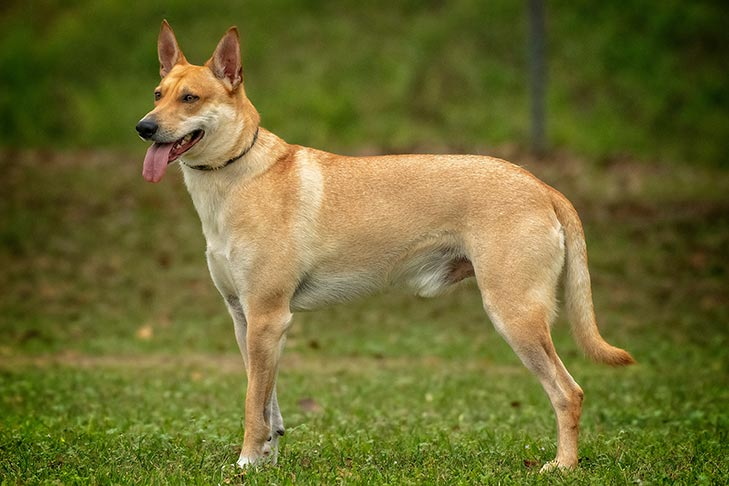
#> input picture test_image5.jpg, 729 x 486 px, found by its file name
$ python Project.py
#> lines starting #> are read from the running program, lines starting #| are printed output that depends on the picture
# -*- coding: utf-8 -*-
"""
Project Manager: Cioată Sebastian
Software Developer: Cioată Sebastian

Last date edited: 13.12.2020
"""

import numpy as np
import cv2
from matplotlib import pyplot as plt


# Set the path to the image
image_location = "/test_image5.jpg"

# Read the image
image = cv2.imread(image_location)
#> image is the input picture: shape (486, 729, 3); mean B, G, R 48.3, 107.2, 109.1

# Display the image
cv2.imshow('Original Image', image)

# Convert the original image to grayscale
gray_image = cv2.cvtColor(image, cv2.COLOR_BGR2GRAY)
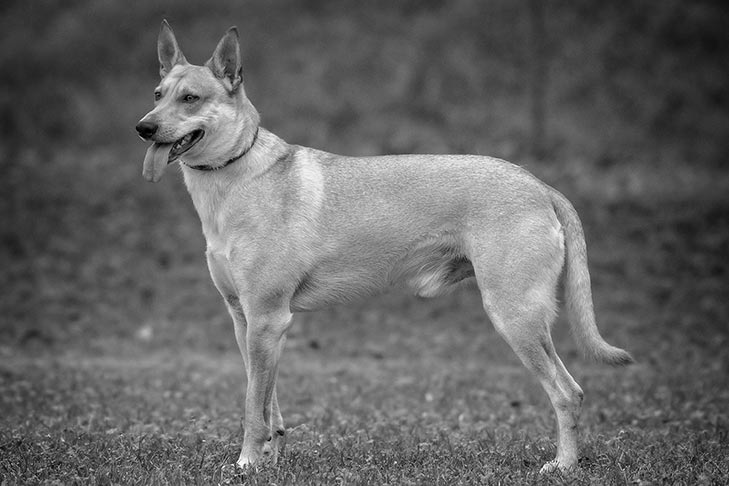
#> gray_image: shape (486, 729); min 0, max 254, mean 101.1

# Display the grayscale image
cv2.imshow('Grayscale Image', gray_image)
cv2.waitKey()
cv2.destroyAllWindows()

# Compute the histogram of the grayscale image
histogram = plt.hist(gray_image.ravel(),256,[0,256])
plt.show()
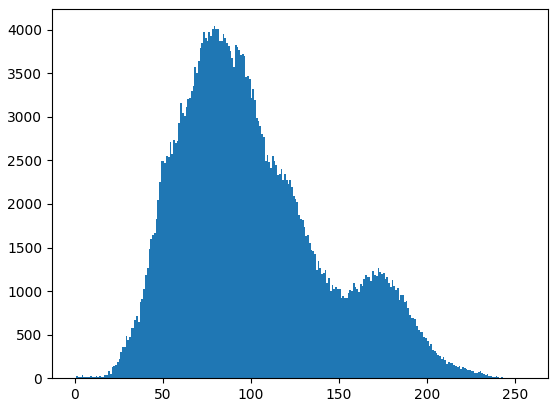
#> figure drawn by matplotlib, 1 panel; tallest bar 4041 high, from x = 79 to 80

# Compute the number of pixels of the grayscale image
pixel_number = gray_image.shape[0] * gray_image.shape[1]
#> pixel_number = 354294
print('Number of pixels:', pixel_number)
#| Number of pixels: 354294

# Compute the mean weight
mean_weight = 1.0/pixel_number
#> mean_weight = 2.82e-06
print('Mean weight:', mean_weight)
#| Mean weight: 2.822514634738381e-06

# Calculate the normalized histogram and the number of bins
his, bins = np.histogram(gray_image, np.array(range(0, 256)))
#> his = 255 values, max 4041 at index 79, min 1 at index 245, mean 1389.4; bins = 256 values from 0 to 255

# Initialize the variables
final_thresh = -1
final_variance = -1

# Iterate through all possible thresholds
for t in bins[1:-1]: # This goes from 1 to 254 uint8 range
    # Compute and update the probabilities
    Wb = np.sum(his[:t]) * mean_weight
    Wf = np.sum(his[t:]) * mean_weight

    # Compute and update the means
    mub = np.mean(his[:t])
    muf = np.mean(his[t:])

    # Compute the maximized inter-class variance
    variance = Wb * Wf * (mub - muf) ** 2

    # Compare current variance with the greatest variance until now
    if variance > final_variance:
        final_thresh = t
        final_variance = variance
#> this loop made 254 passes
#> (Wb, Wf, mub, muf, variance, final_variance) on passes 1 to 12: (1.69e-05, 1, 6, 1394.8, 32.66, 32.66), (7.9e-05, 1, 14, 1400.3, 151.9, 151.9), (0.000121, 1, 14.33, 1405.8, 234.9, 234.9), (0.000169, 1, 15, 1411.3, 330.1, 330.1), (0.000257, 1, 18.2, 1416.8, 502.3, 502.3), (0.000291, 1, 17.17, 1422.5, 574, 574), (0.000339, 1, 17.14, 1428.1, 674.1, 674.1), (0.000392, 1, 17.38, 1433.8, 786.8, 786.8), (0.000437, 1, 17.22, 1439.6, 884.7, 884.7), (0.000494, 1, 17.5, 1445.4, 1006.6, 1006.6), (0.000528, 0.999, 17, 1451.3, 1085.2, 1085.2), (0.000562, 0.999, 16.58, 1457.2, 1165, 1165)
#> (Wb, Wf, mub, muf, variance) on passes 51 to 56: (0.0838, 0.916, 582.1, 1591.2, 78177.9), (0.0908, 0.909, 618.3, 1586.9, 77409.9), (0.098, 0.902, 654.8, 1582.1, 75983.6), (0.105, 0.895, 689.6, 1577.4, 74133.2), (0.113, 0.887, 726.5, 1571.7, 71480.6), (0.12, 0.88, 759.5, 1566.6, 68819.7)
#> after the loop, final_thresh = 124; final_variance = 384851.1

final_img = gray_image.copy()
print('Final threshold:', final_thresh)
#| Final threshold: 124

# Makes all pixels greater than final threshold white
final_img[gray_image > final_thresh] = 255
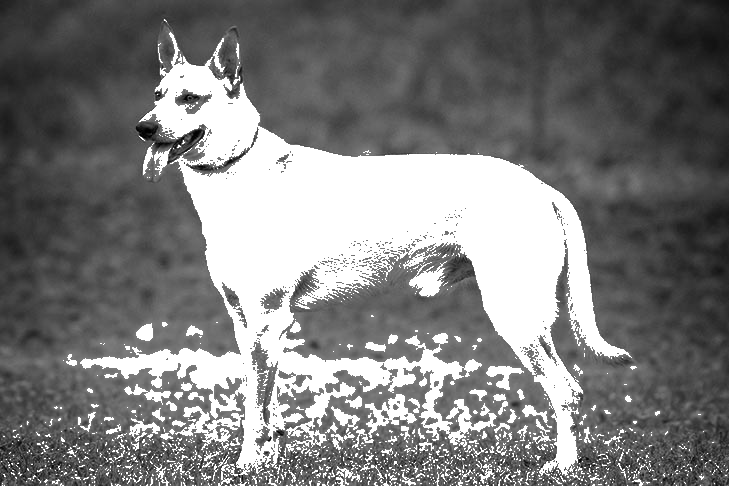
#> final_img: shape (486, 729); min 0, max 255, mean 125

# Makes all pixels smaller than final threshold black
final_img[gray_image < final_thresh] = 0
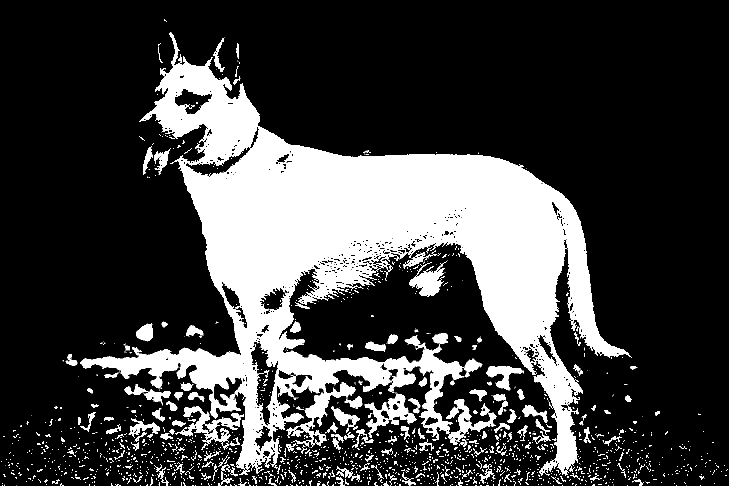
#> final_img: shape (486, 729); min 0, max 255, mean 65.3


cv2.imshow('Final Image', final_img)
cv2.waitKey()
cv2.destroyAllWindows()

$ run again, with test_image1.jpg copied over test_image5.jpg
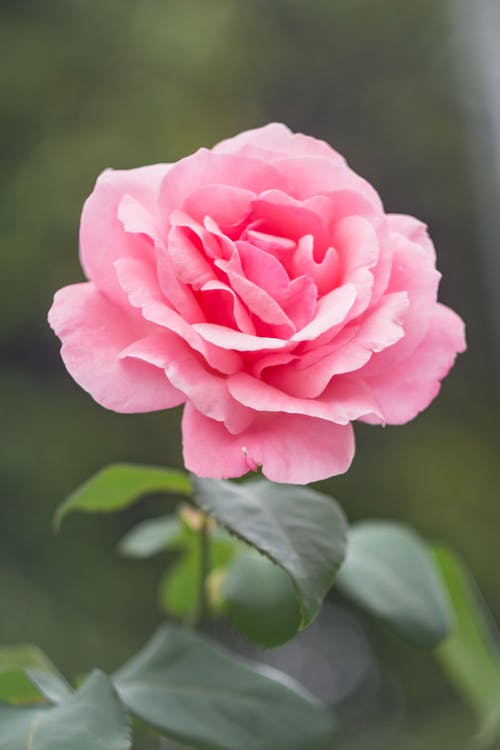
#> input picture test_image1.jpg, 500 x 750 px, found by its file name
#> image is the input picture: shape (750, 500, 3); mean B, G, R 101.7, 108.5, 129.5
#> `plt.show()`:
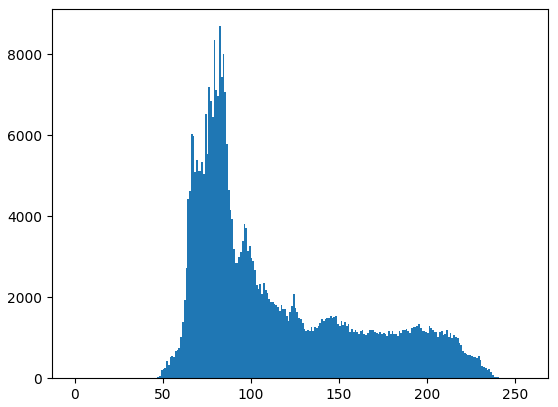
#> figure drawn by matplotlib, 1 panel; tallest bar 8692 high, from x = 82 to 83
#| Number of pixels: 375000
#| Mean weight: 2.666666666666667e-06
#> his = 255 values, max 8692 at index 82, min 0 at index 0, mean 1470.6; bins = 256 values from 0 to 255
#> the loop `for t in bins[1:-1]:` made 254 passes
#> (Wb, Wf, mub, muf, variance, final_variance) on passes 1, 46, 47, 48, 49, 50, 51, 52: (0, 1, 0, 1476.4, 0, 0), (8e-06, 1, 0.0652, 1794.2, 25.75, 25.75), (1.6e-05, 1, 0.128, 1802.9, 52, 52), (6.67e-05, 1, 0.521, 1811.5, 218.6, 218.6), (0.000187, 1, 1.43, 1820, 617.3, 617.3), (0.000709, 0.999, 5.32, 1828, 2354.8, 2354.8), (0.00133, 0.999, 9.75, 1835.8, 4413.4, 4413.4), (0.00198, 0.998, 14.31, 1843.6, 6626.1, 6626.1)
#> after the loop `for t in bins[1:-1]:`: final_thresh = 118; final_variance = 254377.9
#| Final threshold: 118
#> `final_img[gray_image < final_thresh] = 0`:
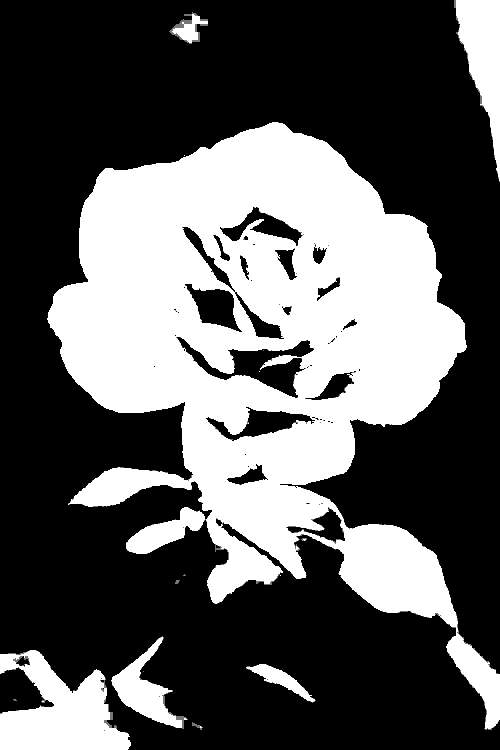
#> final_img: shape (750, 500); min 0, max 255, mean 91.1

$ run again, with test_image2.jpg copied over test_image5.jpg
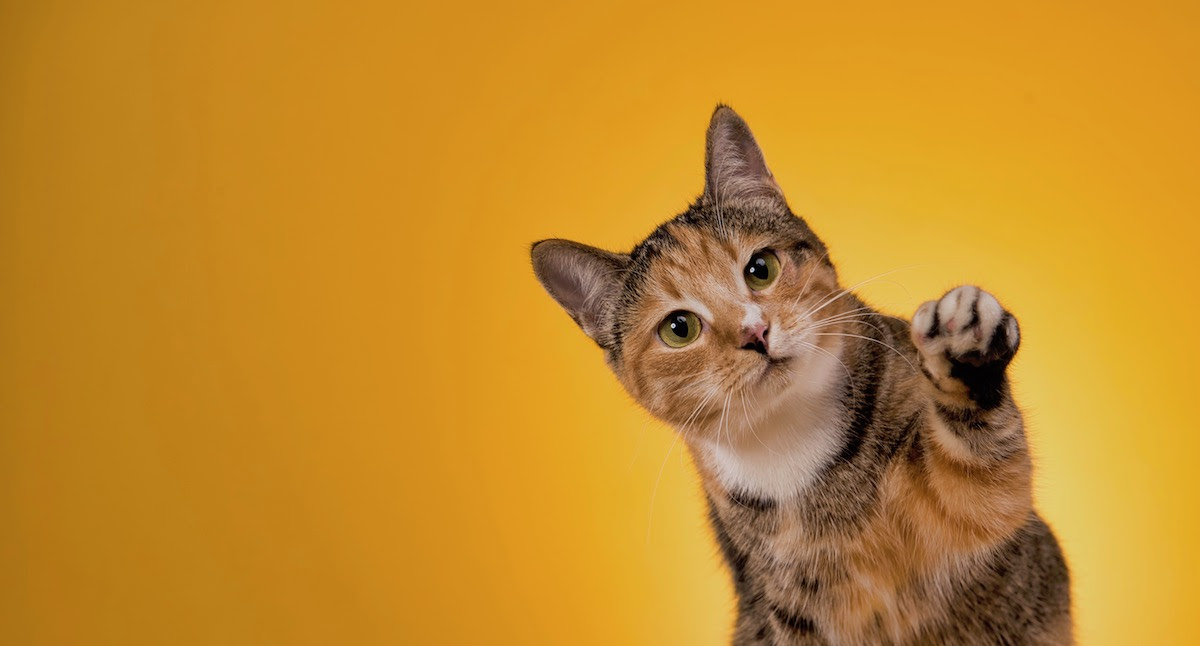
#> input picture test_image2.jpg, 1200 x 646 px, found by its file name
#> image is the input picture: shape (646, 1200, 3); mean B, G, R 41.6, 138.2, 195.2
#> `plt.show()`:
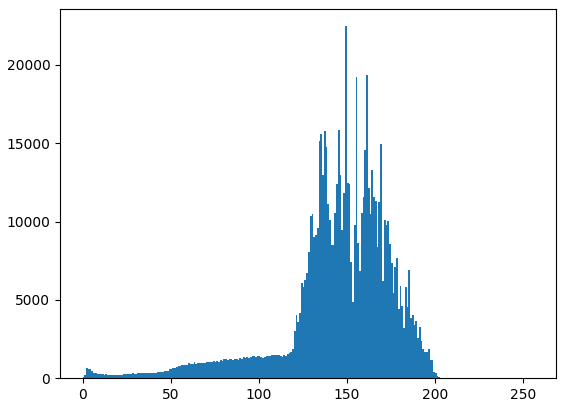
#> figure drawn by matplotlib, 1 panel; tallest bar 22466 high, from x = 149 to 150
#| Number of pixels: 775200
#| Mean weight: 1.2899896800825594e-06
#> his = 255 values, max 22466 at index 149, min 0 at index 207, mean 3040; bins = 256 values from 0 to 255
#> the loop `for t in bins[1:-1]:` made 254 passes
#> (Wb, Wf, mub, muf, variance, final_variance) on passes 1 to 8: (7.87e-05, 1, 61, 3051.7, 703.8, 703.8), (0.000377, 1, 146, 3062.9, 3203.6, 3203.6), (0.0012, 0.999, 310, 3072.5, 9144.3, 9144.3), (0.00197, 0.998, 382.8, 3082.3, 14364.8, 14364.8), (0.0027, 0.997, 418.4, 3092.4, 19244.5, 19244.5), (0.00325, 0.997, 420, 3103.1, 23326.9, 23326.9), (0.00371, 0.996, 410.7, 3114.2, 27006.2, 27006.2), (0.00413, 0.996, 400.1, 3125.5, 30544.2, 30544.2)
#| Final threshold: 129
#> `final_img[gray_image < final_thresh] = 0`:
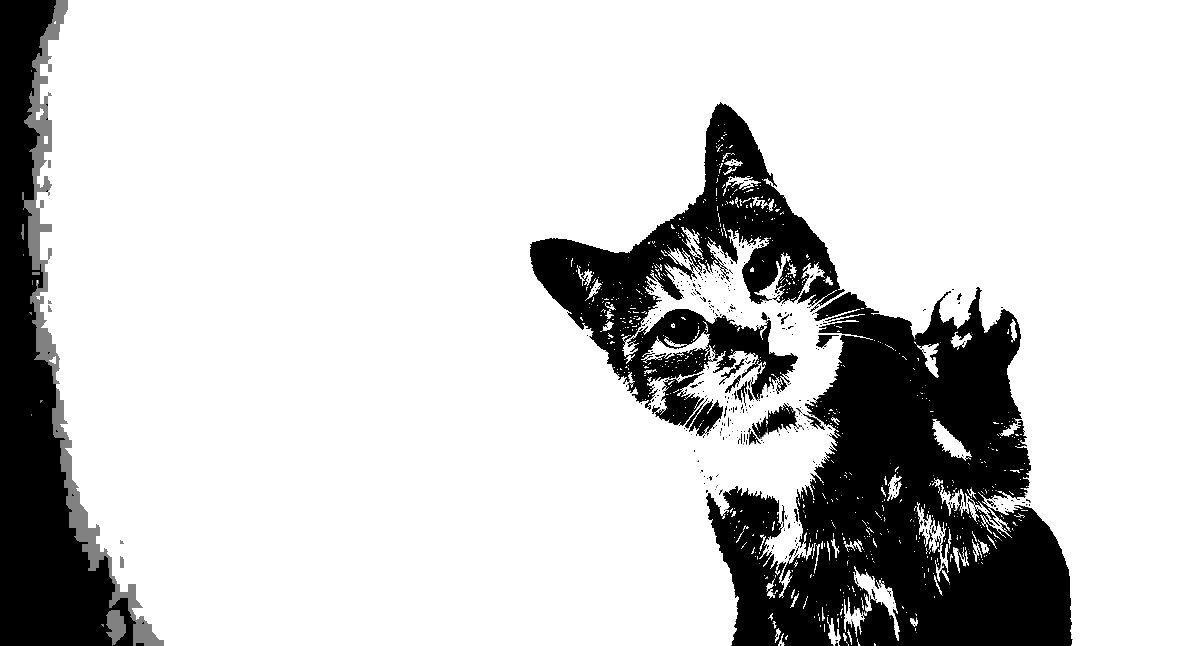
#> final_img: shape (646, 1200); min 0, max 255, mean 205.1

$ run again, with test_image3.jpg copied over test_image5.jpg
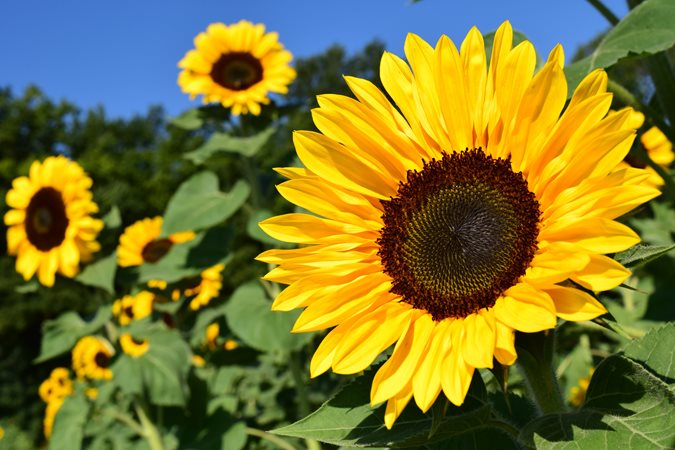
#> input picture test_image3.jpg, 675 x 450 px, found by its file name
#> image is the input picture: shape (450, 675, 3); mean B, G, R 47.9, 120.3, 125.6
#> `plt.show()`:
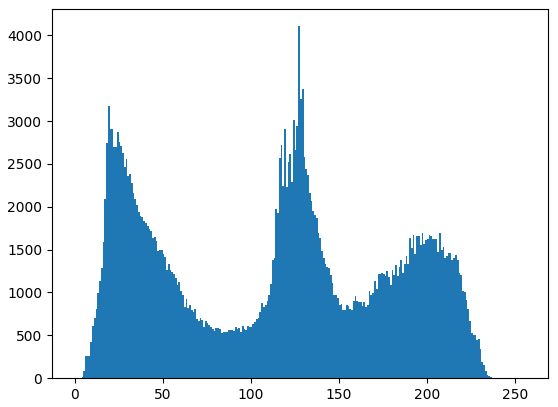
#> figure drawn by matplotlib, 1 panel; tallest bar 4107 high, from x = 127 to 128
#| Number of pixels: 303750
#| Mean weight: 3.292181069958848e-06
#> his = 255 values, max 4107 at index 127, min 0 at index 0, mean 1191.2; bins = 256 values from 0 to 255
#> the loop `for t in bins[1:-1]:` made 254 passes
#> (Wb, Wf, mub, muf, variance, final_variance) on passes 1, 4, 5, 6, 7, 8, 9, 10: (0, 1, 0, 1195.9, 0, 0), (1.65e-05, 1, 1.25, 1210.1, 24.06, 24.06), (6.58e-05, 1, 4, 1214.9, 96.54, 96.54), (0.000333, 1, 16.83, 1219.5, 480.8, 480.8), (0.00118, 0.999, 51.29, 1223.4, 1621.7, 1621.7), (0.00204, 0.998, 77.62, 1227.2, 2696.5, 2696.5), (0.00291, 0.997, 98.11, 1231.2, 3721.2, 3721.2), (0.00429, 0.996, 130.4, 1234.5, 5210.6, 5210.6)
#> after the loop `for t in bins[1:-1]:`: final_thresh = 52; final_variance = 55427
#| Final threshold: 52
#> `final_img[gray_image < final_thresh] = 0`:
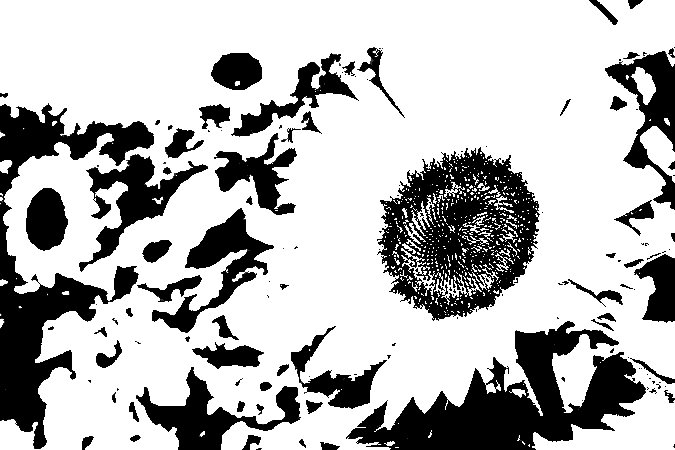
#> final_img: shape (450, 675); min 0, max 255, mean 183.8
